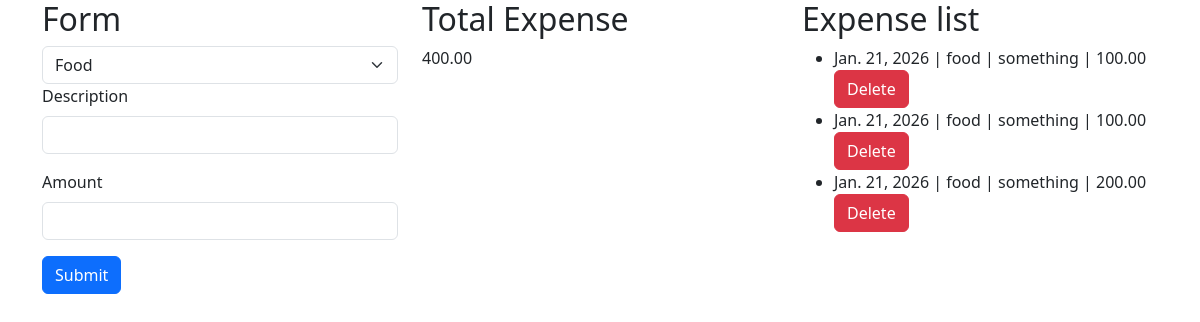
Before: / with the older database file.
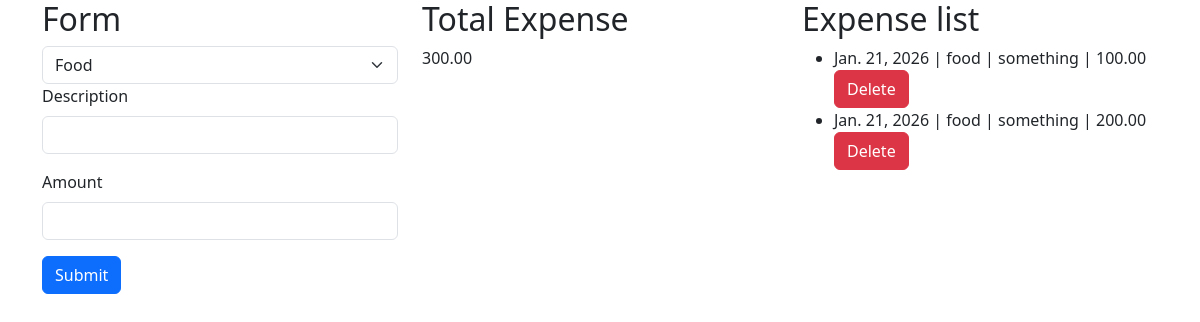
After: the same page with the newer database file.
### exptracker/models.py (models this page shows)
class expense(models.Model):
    CATEGORY_CHOICES= [
        ('Food', 'Food'),
        ('Travel', 'Travel'),
        ('Others', 'Others')
    ]
    category = models.CharField(max_length=100, choices= CATEGORY_CHOICES)
    description = models.CharField(max_length=500)
    amount = models.DecimalField(max_digits=10, decimal_places=2)
    date= models.DateField(auto_now_add= True)

### exptracker/views.py (the view, shortened to what this page needs)
# urls.py: path('', home, name='home'),
def home(request):
    data = expense.objects.all()
    total = sum(i.amount for i in data)
    cat = expense.CATEGORY_CHOICES
    return render(request, 'home.html', {'data' : data, 'total': total, 'cat': cat})

### exptracker/templates/home.html (shortened to what this page needs)
<!doctype html>
<html lang="en">
  <head>
    <link href="https://cdn.jsdelivr.net/npm/bootstrap@5.3.8/dist/css/bootstrap.min.css" rel="stylesheet">
  </head>
  <body>
    <div class="container">
        <div class="row">
            <div class="col">
                <h2>Form</h2>
                <form method="POST">
                    <select class="form-select" aria-label="Default select example" name='category'>
                        {% for value, label in cat %}
                            <option value="{{ value }}">{{ label }}</option>
                        {% endfor %}
                    </select>
                    <div class="mb-3">
                        <label for="exampleInputPassword1" class="form-label">Description</label>
                        <input type="text" class="form-control" name='description'>
                    </div>
                    <div class="mb-3">
                        <label for="exampleInputPassword1" class="form-label">Amount</label>
                        <input type="text" class="form-control" name='amount'>
                    </div>
                    <button type="submit" class="btn btn-primary">Submit</button>
                </form>
            </div>
            <div class="col">
                <h2>Total Expense</h2>
                {{total}}
            </div>
            <div class="col">
                <h2>Expense list </h2>
                <ul>
                    {% for i in data %}
                        <li>{{i.date}} | {{i.category}} | {{i.description}} | {{i.amount}} <a href="{% url "del" i.id %}" class="btn btn-danger"> Delete</a></li>
                    {% endfor %}
                </ul>
            </div>
        </div>
    </div>
  </body>
</html>

Changed rows visible on the page:
removed expense: date "Jan. 21, 2026", category "food", description "something", amount "100.00"
Other visible differences:
{{ total }}: "400.00" → "300.00"
